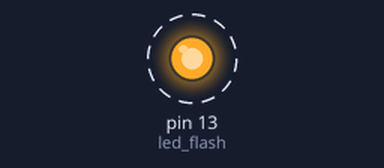
Bench run of a sketch on a simulated Arduino Uno, built with avr-gcc and run on an emulated ATmega328P. Shown: output pins drawn as LEDs (lit = HIGH). Dashed ring = blinking.

Above: at 0.5 s.
Timing chart, 0 to 4.6 s (numbered marks = the images above):
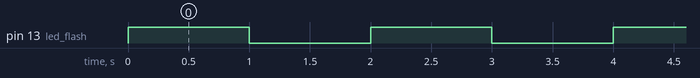

Measured:
- by itself, pin 13 (led_flash): alternates HIGH for 1.0 s and LOW for 1.0 s

The sketch:

exp1_BEEE_code.ino
```cpp
int led_flash=13; //defines usage of pin 13 for connecting LED

void setup() {

  pinMode(led_flash, OUTPUT);

//initialising the digital i/o pin led_flash as ouput.
}

void loop() {
digitalWrite(led_flash, HIGH);

//LED turns ON due to supply of high voltage

delay(1000); //wait for 1 second

digitalWrite(led_flash, LOW);

//LED turn OFF due to LOW supply of voltage

delay(1000); //again wait for 1 second
}
```
